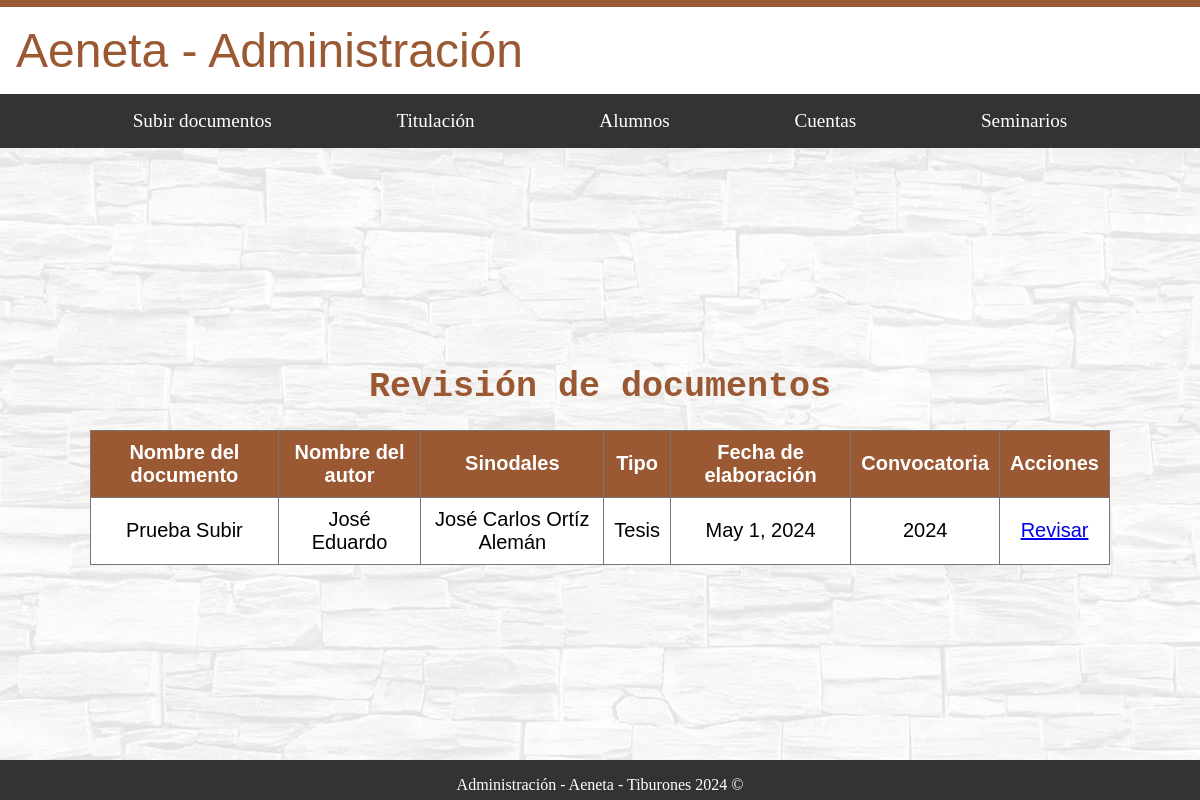
The page /administracion/titulacion/documentos_revision/ on the database as committed earlier.
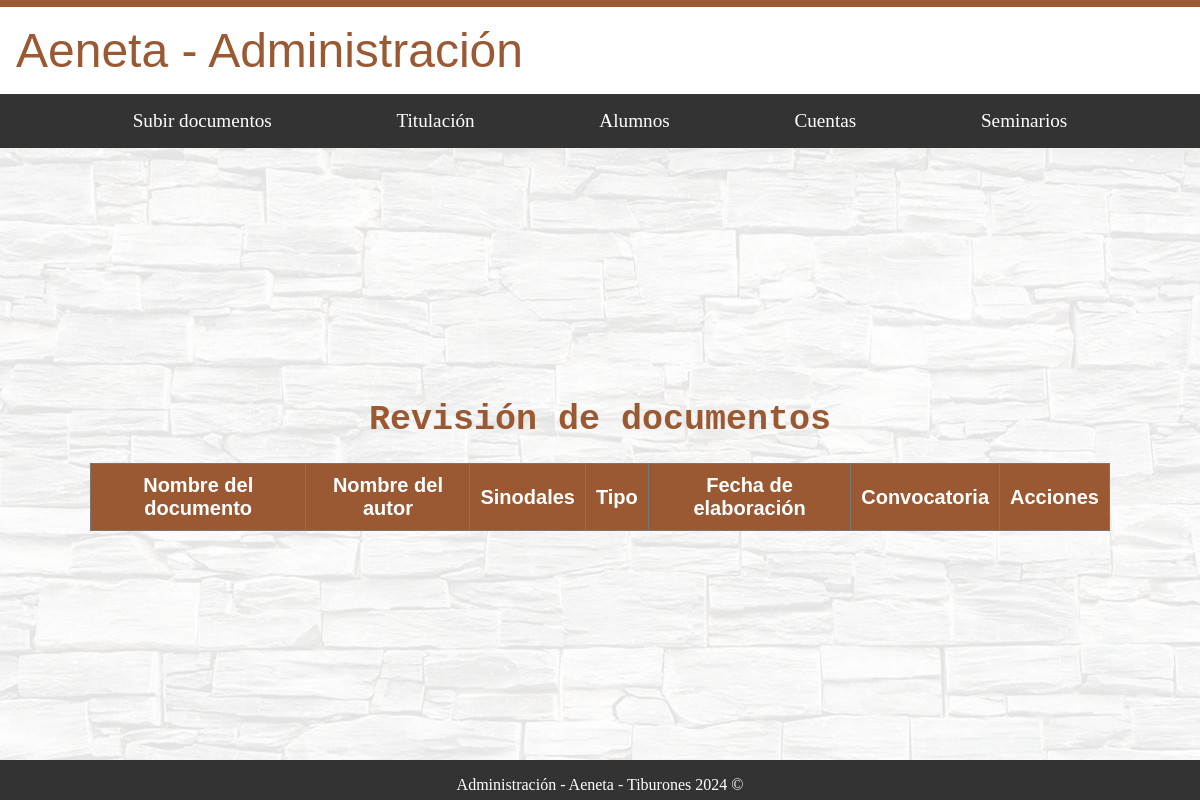
The same page on the database as committed later.
### alumnos/models.py (models this page shows, shortened)
class Documento_alumno(models.Model):
    usuario = models.ForeignKey(settings.AUTH_USER_MODEL, on_delete=models.CASCADE)
    nombre_documento = models.CharField(max_length=255)
    resumen = models.TextField()
    nombre_autor = models.CharField(max_length=255)
    sinodales = models.CharField(max_length=255)
    TIPOS_DOCUMENTO = [
        ('TT', 'Trabajo Terminal'),
        ('TE', 'Tesis'),
        ('OT', 'Otro'),
    ]
    tipo = models.CharField(max_length=2, choices=TIPOS_DOCUMENTO)
    fecha_elaboracion = models.DateField()
    convocatoria = models.CharField(max_length=255)
    documento_url = models.URLField(blank=True, null=True)
    archivo_subido = models.BooleanField(default=False)
    aceptado = models.BooleanField(default=False)
    en_correccion = models.BooleanField(default=False)

### administracion/views.py (the view)
# urls.py: path('titulacion/documentos_revision/', AdministracionDocumentosAlumnos.as_view(), name='documentos_revision'),
class AdministracionDocumentosAlumnos(TemplateView):
    template_name = 'administracion/titulacion/documentos_revision.html'
    def get(self, request, *args, **kwargs):
        documentos = Documento_alumno.objects.filter(aceptado=False)
        return render(request, self.template_name, {'documentos': documentos})

### administracion/templates/administracion/titulacion/documentos_revision.html
{% extends "base_generic_Administracion.html" %}
{% block content %}
<div id="fondo">
    <div class="contenedor_principal letra_texto">
        <h1 class="letra_titulos">Revisión de documentos</h1>
        <table>
            <thead>
                <tr>
                    <th>Nombre del documento</th>
                    <th>Nombre del autor</th>
                    <th>Sinodales</th>
                    <th>Tipo</th>
                    <th>Fecha de elaboración</th>
                    <th>Convocatoria</th>
                    <th>Acciones</th>
                </tr>
            </thead>
            <tbody>
                {% for documento in documentos %}
                <tr>
                    <td>{{ documento.nombre_documento }}</td>
                    <td>{{ documento.nombre_autor }}</td>
                    <td>{{ documento.sinodales }}</td>
                    <td>{{ documento.get_tipo_display }}</td>
                    <td>{{ documento.fecha_elaboracion }}</td>
                    <td>{{ documento.convocatoria }}</td>
                    <td><a href="{% url 'administracion:revision' documento.id %}">Revisar</a></td>
                </tr>
                {% endfor %}
            </tbody>
        </table>
    </div>
</div>
{% endblock %}

Rows that differ between the two databases and show on the page:
no longer on this page (row edited): Documento_alumno: nombre_documento "Prueba Subir", nombre_autor "José Eduardo", sinodales "José Carlos Ortíz Alemán", tipo "Tesis", fecha_elaboracion "May 1, 2024", convocatoria "2024"
